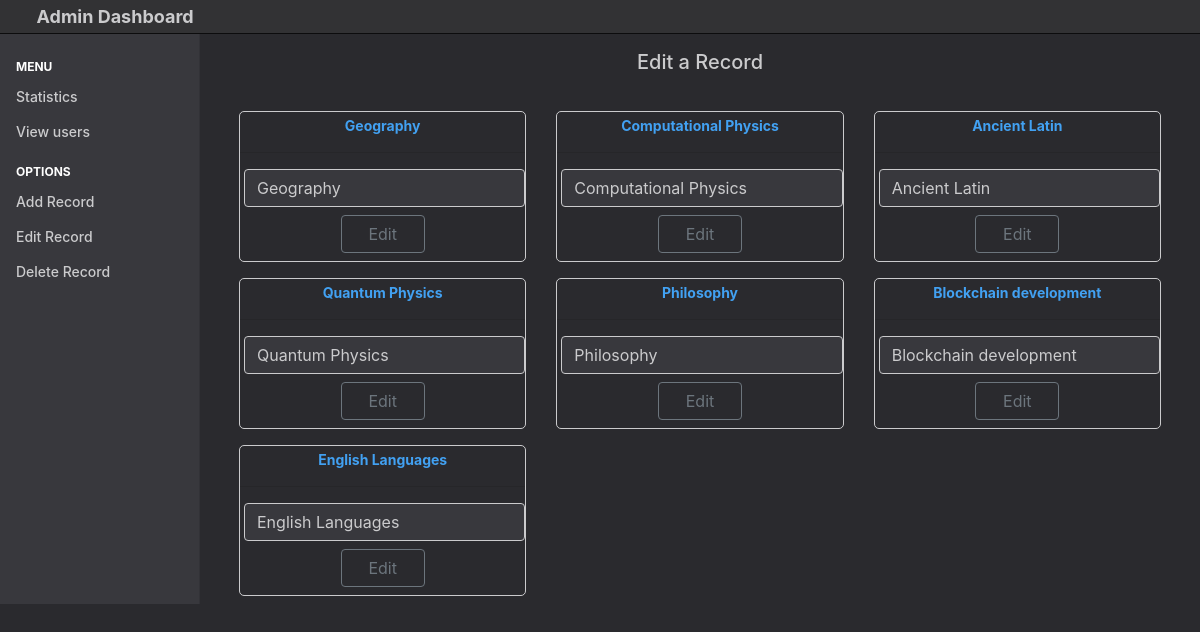
Page /edit.php on the committed database.
### tables this page shows
CREATE TABLE `subjects` (
  `id` int(11) NOT NULL,
  `post_id` varchar(250) NOT NULL,
  `subject` varchar(250) NOT NULL,
  `date_n_time` timestamp NOT NULL DEFAULT current_timestamp()
);

### edit.php (the view, shortened to what this page needs)
<?php
include "db/connection.php";
?>
<!DOCTYPE html>
<html lang="en">
<head>
    <link href="css/bootstrap.min.css" rel="stylesheet">
    <link href="css/cp.css" rel="stylesheet">
</head>
<body>
    <header class="navbar sticky-top header_color p-0">
        <div class="header_t pl-2"><a href="home" class="pointer"><span class="icon icon-arrow-left"></span></a>&nbsp;&nbsp;Admin Dashboard</div>
    </header>
    <div class="container-fluid">
        <div class="row">
            <nav class="col-md-2 d-none d-md-block bg_ab sidebar">
                <div class="sidebar-sticky list-group" id="list-tab" role="tablist">
                    <ul class="nav flex-column mb-2 mt-1">
                        <li>
                            <h6 class="sidebar-heading d-flex justify-content-between align-items-center px-3 mb-1">
                                <b data-placement="bottom" data-toggle="tooltip" title="menu">Menu</b>
                            </h6>
                        </li>
                        <li class="nav-item mb-2">
                            <a class="list-group-item list-group-item-action list_group_item_k"  href="dashboard.php" role="">
                                Statistics
                            </a>
                            <a class="list-group-item list-group-item-action list_group_item_k"  href="viewuser.php">
                                View users
                            </a>
                        </li>
                        <li>
                            <h6 class="sidebar-heading d-flex justify-content-between align-items-center px-3 mt-2 mb-1">
                                <b data-placement="bottom">Options</b>
                            </h6>
                        </li>
                        <li class="nav-item">
                            <a class="list-group-item list-group-item-action list_group_item_k"  href="add.php" >
                                Add Record
                            </a>
                        </li>
                        <li class="nav-item">
                            <a class="list-group-item list-group-item-action list_group_item_k " id="stats" data-toggle="tab" href="#stats_set">
                                Edit Record
                            </a>
                        <li class="nav-item">
                            <a class="list-group-item list-group-item-action list_group_item_k "  href="delete.php">
                                Delete Record
                            </a>
                        </li>
                    </ul>
                </div>
            </nav>
            <main role="main" class="col-md-9 ml-sm-auto col-lg-10 pt-3 px-4 tab-content" id="nav-tabContent">
            <h5><center>Edit a Record<center></h5>
            <br>
            <div class="container-fluid">
        <div class="row">
            <?php
	$query = "SELECT * FROM subjects  ORDER BY id DESC";
	$stmt = mysqli_prepare($db_var, $query);
	mysqli_stmt_execute($stmt);
	$result = mysqli_stmt_get_result($stmt);
    while ($row = mysqli_fetch_array($result, MYSQLI_ASSOC)) {
      	$post_key = $row["post_id"];
        $subject = $row["subject"];
			echo "
					<div class='col-md-4 mt-2 mb-2'>
	                  	<div id='s-w-body'>
	                  		<center>
			                    <a href='' target='_blank'>
			                      <b title=''>".$subject."</b>
			                    </a>
                                <hr />
                                <form  method='POST' action='includes/eddited.php?key=".$post_key."' enctype='multipart/form-data' accept-charset='utf-8'>
			                    <div style='margin-left:4px';margin-right:6px;font-size:14px;'>
                                <input type='text' class='form-control' name='edit' value='".$subject."'>
			                    </div>
			                    <div class='p-2' style='width:100px;'>
			                        <button type='submit'  class='btn btn-outline-secondary btn-block'><span class='icon icon-refresh'></span>Edit</button>
			                    </div>
                                </form>
			                </center>
		                </div>
		            </div>
                    ";
	    }
    ?>
            </div>
    </div>
</body>
</html>

### css/cp.css (style rules this page uses)
body { background-color: #2A2A2E; color: #CBCBCD; font-size: .875rem; }
.header_color { background-color: #323234; border-bottom: 1px solid #0C0C0D; }
a { color: #42A1F2; transition: color 0.3s linear; -webkit-transition: color 0.3s linear; -moz-transition: color 0.3s linear; }
.bg_ab { background-color: #38383D; color: white; }
.sidebar { top: 0; bottom: 0; left: 0; padding: 0; box-shadow: inset -1px 0 0 rgba(0, 0, 0, .1); }
.sidebar-sticky { position: sticky; top: 48px; padding-top: .5rem; }
.sidebar-heading { font-size: .75rem; text-transform: uppercase; }
.header_t { color: #CBCBCD; font-size: 18px; font-weight: bold; padding: 3px; }
.header_t a { color: #CBCBCD; text-decoration: none; background-color: transparent; padding: 10px; }
.list_group_item_k:first-child { border-top-left-radius: 0rem; border-top-right-radius: 0rem; }
.list_group_item_k { color: #CBCBCD; font-weight: 500; padding: .45rem 1.0rem; margin-bottom: 0px; background-color: transparent; border: 0; border-right: 0; border-bottom: 0; }
.list_group_item_k:last-child { margin-bottom: 0; border-bottom-right-radius: 0rem; border-bottom-left-radius: 0rem; }
.form-control { display: block; width: 100%; padding: .375rem .75rem; font-size: 1rem; line-height: 1.5; color: #CBCBCD; background-color: #38383D; background-clip: padding-box; border: 1px solid #CBCBCD; border-radius: .25rem; transition: border-color .15s ease-in-out,box-shadow .15s ease-in-out; }
#s-w-body { border: 1px solid #CBCBCD; padding-top: 3px; border-radius: 5px; }

### rows in the picture
subjects: subject "Geography", edit "Geography"
subjects: subject "Computational Physics", edit "Computational Physics"
subjects: subject "Ancient Latin", edit "Ancient Latin"
subjects: subject "Quantum Physics", edit "Quantum Physics"
subjects: subject "Philosophy", edit "Philosophy"
subjects: subject "Blockchain development", edit "Blockchain development"
subjects: subject "English Languages", edit "English Languages"
